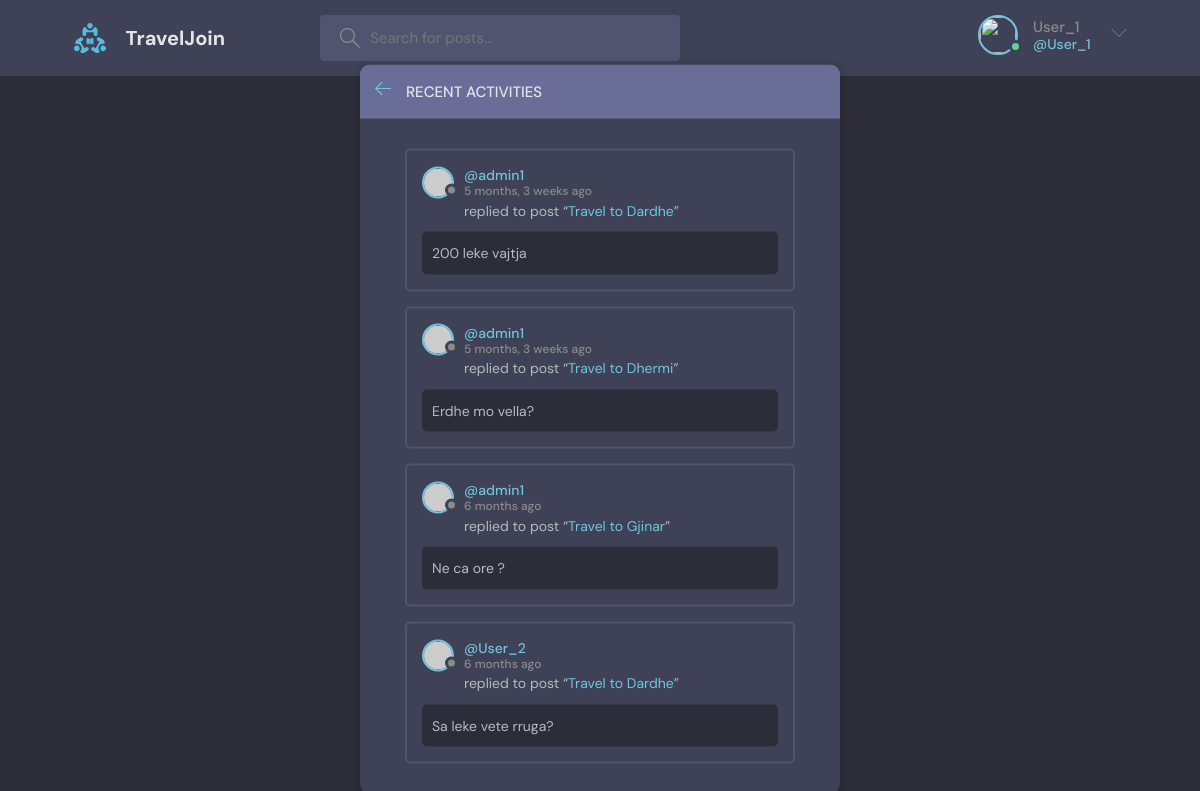
Page /activity/ (signed in) on the committed database.
### base/models.py (models this page shows, shortened)
class Message(models.Model):
    user = models.ForeignKey(User, on_delete=models.CASCADE)
    room = models.ForeignKey(Room, on_delete=models.CASCADE)
    body = models.TextField()
    updated = models.DateTimeField(auto_now=True)
    created = models.DateTimeField(auto_now_add=True)
    class Meta:
        ordering = ['-updated', '-created']

class Room(models.Model):
    host = models.ForeignKey(User, on_delete=models.SET_NULL, null=True)
    topic = models.ForeignKey(Topic, on_delete=models.SET_NULL, null=True)
    name = models.CharField(max_length=200)
    description = models.TextField(null=True, blank=True)
    participants = models.ManyToManyField(User, related_name="participants", blank=True)
    updated = models.DateTimeField(auto_now=True)
    created = models.DateTimeField(auto_now_add=True)
    class Meta:
        ordering = ['-updated', '-created']
    def __str__(self):
        return self.name

### base/views.py (the view)
# urls.py: path('activity/', views.activityPage, name="activity"),
def activityPage(request):
    room_messages= Message.objects.all()
    return render(request,'base/activity.html',{'room_messages':room_messages})

### base/templates/base/activity.html (shortened to what this page needs)
{% extends 'main.html' %}
{% block content %}
    <main class="layout">
      <div class="container">
        <div class="layout__box">
          <div class="layout__boxHeader">
            <div class="layout__boxTitle">
              <a href="{% url 'home' %}">
                <svg version="1.1" xmlns="http://www.w3.org/2000/svg" width="32" height="32" viewBox="0 0 32 32">
                  <title>arrow-left</title>
                  <path
                    d="M13.723 2.286l-13.723 13.714 13.719 13.714 1.616-1.611-10.96-10.96h27.625v-2.286h-27.625l10.965-10.965-1.616-1.607z"
                  ></path>
                </svg>
              </a>
              <h3>Recent Activities</h3>
            </div>
          </div>
          <div class="activities-page layout__body">
            {% for message in room_messages %}
            <div class="activities__box">
              <div class="activities__boxHeader roomListRoom__header">
                <a href="{% url 'user-profile' message.user.id %}" class="roomListRoom__author">
                  <div class="avatar avatar--small">
                    <img src="https://randomuser.me/api/portraits/women/11.jpg" />
                  </div>
                  <p>
                    @{{message.user}}
                    <span>{{message.created|timesince}} ago</span>
                  </p>
                </a>
              </div>
              <div class="activities__boxContent">
                <p>replied to post “<a href="{% url 'room' message.room.id %}">{{message.room}}</a>”</p>
                <div class="activities__boxRoomContent">
                  {{message.body}}
                </div>
              </div>
            </div>
            {% endfor %}
          </div>
        </div>
      </div>
    </main>
{% endblock content %}

### templates/navbar.html (shortened to what this page needs)
{% load static %}
<header class="header header--loggedIn">
    <div class="container">
      <a href="{% url 'home' %}" class="header__logo">
        <img src="{% static 'images/logo.svg' %}" />
        <h1>TravelJoin</h1>
      </a>
      <form class="header__search" method="GET" action="{% url 'home' %}">
        <label>
          <input name="q" placeholder="Search for posts..." />
        </label>
      </form>
      <nav class="header__menu">
        {% if request.user.is_authenticated %}
        <div class="header__user">
          <a href="{% url 'update-user' %}">
            <div class="avatar avatar--medium active">
              <img src="http://assets.andrewlownie.co.uk/images/unknown-person.gif" />
            </div>
            <p>{{request.user.username}} <span>@{{request.user}}</span></p>
          </a>
          <button class="dropdown-button">
            <svg version="1.1" xmlns="http://www.w3.org/2000/svg" width="32" height="32" viewBox="0 0 32 32">
              <title>chevron-down</title>
              <path d="M16 21l-13-13h-3l16 16 16-16h-3l-13 13z"></path>
            </svg>
          </button>
        </div>
        {% else %}
        <a href="{% url 'login' %}">
            <img src="{% static 'images/avatar.svg' %}" />
            <p>Login</p>
        </a>
        {% endif %}
      </nav>
    </div>
  </header>

### static/styles/style.css (style rules this page uses)
:root { --color-main: #71c6dd; --color-main-light: #e1f6fb; --color-dark: #3f4156; --color-dark-medium: #51546e; --color-dark-light: #696d97; --color-light: #e5e5e5; --color-gray: #8b8b8b; --color-light-gray: #b2bdbd; --color-bg: #2d2d39; --color-success: #5dd693; --color-error: #fc4b0b; }
* { font-family: "DM Sans", -apple-system, BlinkMacSystemFont, "Segoe UI", Roboto, Oxygen, Ubuntu, Cantarell, "Open Sans", "Helvetica Neue", sans-serif; margin: 0; padding: 0; box-sizing: border-box; text-rendering: optimizeLegibility; font-size: inherit; }
html { font-size: 56.25%; }
@media only screen and (min-width: 1200px) { html { font-size: 62.5%; } }
body { line-height: 1.6; font-weight: 400; font-size: 1.5rem; color: var(--color-light-gray); background-color: var(--color-bg); min-height: 100vh; }
img { width: 100%; }
a { display: inline-block; color: var(--color-main); text-decoration: none; }
.container { max-width: 120rem; width: 90%; margin: auto; }
.avatar { position: relative; display: inline-block; border-radius: 50%; border: 2px solid var(--color-main); }
.avatar img { display: block; border-radius: 50%; object-fit: cover; object-position: center; }
.avatar::after { content: ""; display: block; position: absolute; background-color: var(--color-gray); z-index: 111; border-radius: 50%; border: 0.3rem solid var(--color-dark); }
.avatar.active::after { background-color: var(--color-success); }
.avatar.avatar--small img { width: 2.8rem; height: 2.8rem; }
.avatar.avatar--small:after { width: 0.7rem; height: 0.7rem; bottom: 0px; right: -6px; }
.avatar.avatar--medium img { width: 3.6rem; height: 3.6rem; border-radius: 50%; }
.avatar.avatar--medium:after { width: 0.7rem; height: 0.7rem; bottom: 0px; right: -6px; }
.header { padding: 1.5rem; background-color: var(--color-dark); }
.header > .container { display: flex; gap: 9.5rem; }
.header__logo, .header__user { display: flex; gap: 2rem; align-items: center; }
.header__logo > img { height: 3.2rem; width: 3.2rem; }
.header__logo > h1 { font-weight: 700; font-size: 2rem; color: var(--color-light); }
.header__search > label { background-color: var(--color-dark-medium); padding: 1.3rem 1rem; display: flex; align-items: center; gap: 1rem; border-radius: 4px; }
.header__search svg { fill: var(--color-gray); width: 2rem; height: 2rem; margin-left: 1rem; }
.header__search input { width: 30rem; background: transparent; border: none; outline: none; color: var(--color-light); }
.header__menu { margin-left: auto; position: relative; }
.header__menu a { display: flex; gap: 1.5rem; align-items: center; font-weight: 500; text-decoration: none; color: var(--color-gray); }
.header__menu img { height: 3.6rem; }
.header__menu p { line-height: 1.2; }
.header__menu span { color: var(--color-main); font-weight: 500; font-size: 1.4rem; display: block; }
.header__menu svg { width: 1.6rem; height: 1.6rem; fill: var(--color-dark-light); }
.dropdown-button { background: transparent; border: 0; outline: 0; cursor: pointer; }
.layout { margin-top: 2.4rem; }
.layout > .container { display: flex; justify-content: space-between; align-items: flex-start; }
.layout__box { width: 90%; max-width: 48rem; min-height: 40rem; position: absolute; top: 50%; left: 50%; transform: translate(-50%, -46%); background-color: var(--color-dark); border-radius: 1rem; box-shadow: 1px 1px 6px 3px rgba(0, 0, 0, 0.1); overflow: hidden; }
.layout__boxHeader { display: flex; padding: 1.5rem; background-color: var(--color-dark-light); }
.layout__boxTitle { display: flex; gap: 1.5rem; align-items: center; }
.layout__boxTitle h3 { text-transform: uppercase; font-weight: 500; color: var(--color-light); }
.layout__boxTitle svg { width: 1.6rem; height: 1.6rem; fill: var(--color-main); }
.layout__body { margin: 3rem; }
.roomListRoom__header { display: flex; justify-content: space-between; align-items: center; }
.roomListRoom__author { font-weight: 500; display: flex; align-items: center; gap: 1rem; }
.activities__box { margin: 1.5rem; padding: 1.5rem; border: 2px solid var(--color-dark-medium); border-radius: 5px; }
.activities__boxHeader p { font-size: 1.4rem; line-height: 1.3; }
.activities__boxHeader p span { color: var(--color-gray); font-size: 1.2rem; display: block; }
.activities__boxContent { margin-left: 4.2rem; }
.activities__boxContent { font-size: 1.4rem; }
.activities__boxRoomContent { background: var(--color-bg); padding: 1rem; border-radius: 5px; margin-top: 1rem; margin-left: -4.2rem; }

### rows in the picture
Message: user "admin1", created "5 months, 3 weeks", room "Travel to Dardhe", body "200 leke vajtja"
Message: user "admin1", created "5 months, 3 weeks", room "Travel to Dhermi", body "Erdhe mo vella?"
Message: user "admin1", created "6 months", room "Travel to Gjinar", body "Ne ca ore ?"
Message: user "User_2", created "6 months", room "Travel to Dardhe", body "Sa leke vete rruga?"

### other values in the picture
{{ request.user.username }} "User_1"
{{ request.user }} "User_1"
